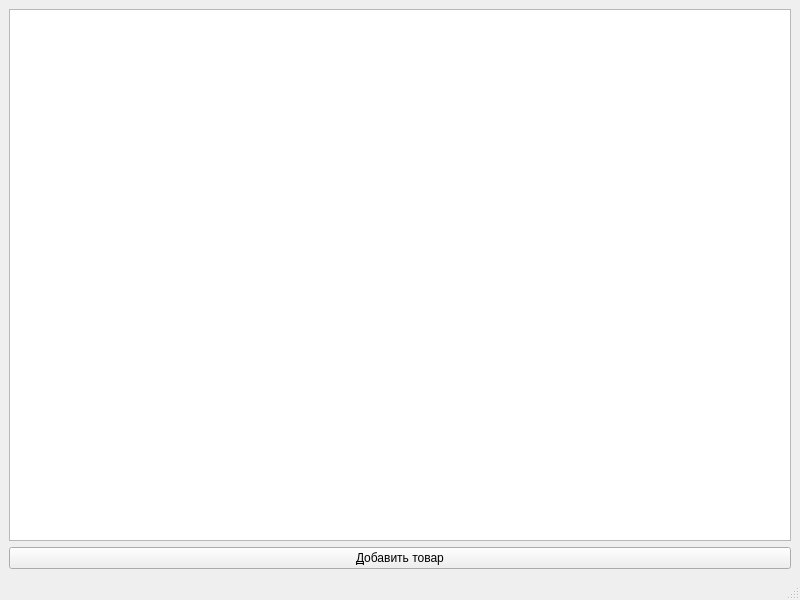
<?xml version = "1.0" encoding = "UTF-8"?>
<ui version = "4.0">
<class>MainWindow</class>
<widget class = "QMainWindow" name = "MainWindow">
<property name = "geometry">
<rect>
<x>0 </x>
<y>0 </y>
<width>800 </width>
<height>600 </height>
</rect>
</property>
<widget class = "QWidget" name = "centralWidget">
<layout class = "QVBoxLayout" name = "verticalLayout">
<item>
<widget class = "QTableView" name = "tableView"/>
</item>
<item>
<widget class = "QPushButton" name = "addButton">
<property name = "text">
<string>&amp;Добавить товар</string>
</property>
</widget>
</item>
</layout>
</widget>
<widget class = "QStatusBar" name = "statusBar"/>
</widget>
<resources/>
<connections/>
</ui>
